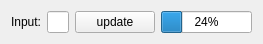
<?xml version="1.0" encoding="UTF-8"?>
<ui version="4.0">
 <class>Q::vtk::BrainExtractionFilter</class>
 <widget class="QWidget" name="Q::vtk::BrainExtractionFilter">
  <property name="geometry">
   <rect>
    <x>0</x>
    <y>0</y>
    <width>261</width>
    <height>41</height>
   </rect>
  </property>
  <property name="windowTitle">
   <string>QvtkBrainExtractionFilter</string>
  </property>
  <layout class="QHBoxLayout" name="horizontalLayout">
   <item>
    <widget class="QLabel" name="label">
     <property name="text">
      <string>Input:</string>
     </property>
    </widget>
   </item>
   <item>
    <widget class="QLineEdit" name="lineEditInput"/>
   </item>
   <item>
    <widget class="QPushButton" name="pushButtonUpdate">
     <property name="text">
      <string>update</string>
     </property>
    </widget>
   </item>
   <item>
    <widget class="QProgressBar" name="progressBar">
     <property name="value">
      <number>24</number>
     </property>
    </widget>
   </item>
  </layout>
 </widget>
 <resources/>
 <connections/>
</ui>
